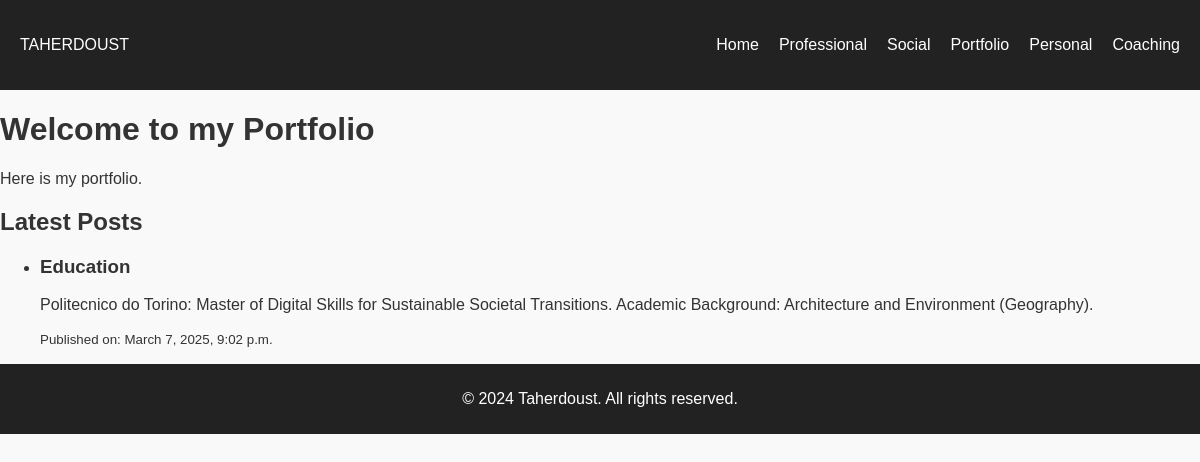
The page /portfolio/ on the database its author committed.
### weblog/models.py (models this page shows, shortened)
class Post(models.Model):
    title = models.CharField(max_length=255)  # Mandatory
    passage = models.TextField(blank=True, null=True)  # Optional
    album = models.ImageField(upload_to='albums/', blank=True, null=True)  # Optional
    summary = models.TextField(blank=True, null=True)  # Optional
    selected_picture = models.ImageField(upload_to='selected_pics/', blank=True, null=True)  # Optional
    classification = models.CharField(
        max_length=50,
        choices=[
            ('professional', 'Professional Weblog'),
            ('social', 'Social Weblog'),
            ('portfolio', 'Portfolio'),
            ('personal', 'Personal Weblog'),
            ('coaching', 'Coaching Page')
        ],
        blank=True, null=True  # Optional
    )
    privacy = models.CharField(
        max_length=10,
        choices=[('public', 'Public'), ('private', 'Private')],
        blank=True, null=True  # Optional
    )
    datetime = models.DateTimeField(auto_now_add=True)  # Automatically set on creation

### weblog/views.py (the view)
# urls.py: path('portfolio/', portfolio, name='portfolio'),
def portfolio(request):
    return weblog_page(request, 'portfolio', 'My Portfolio', 'Welcome to my Portfolio', 'Here is my portfolio.')

### weblog/views.py (called while the page is built)
def weblog_page(request, classification, title, heading, description):
    posts = Post.objects.filter(classification=classification, privacy='public').order_by('-datetime')
    return render(request, 'weblog_page.html', {
        'page_title': title,
        'page_heading': heading,
        'page_description': description,
        'posts': posts
    })

### templates/weblog_page.html (shortened to what this page needs)
{% load static %}
<!DOCTYPE html>
<html lang="en">
<head>
    <link rel="stylesheet" href="{% static 'style.css' %}">
</head>
<body>
    {% include "includes/navbar.html" %}
    <div class="container">
        <h1>{{ page_heading }}</h1>
        <p>{{ page_description }}</p>
        <h2>Latest Posts</h2>
        <ul>
            {% for post in posts %}
                <li>
                    <h3>{{ post.title }}</h3>
                    <p>{{ post.summary }}</p>
                    <p><small>Published on: {{ post.datetime }}</small></p>
                </li>
            {% empty %}
                <p>No posts available yet.</p>
            {% endfor %}
        </ul>
    </div>
    {% include "includes/footer.html" %}
</body>
</html>

### static/css/style.css (style rules this page uses)
body { font-family: Arial, sans-serif; margin: 0; padding: 0; background-color: #f9f9f9; color: #333; }

### rows shown on the page
Post: title "Education", summary "Politecnico do Torino: Master of Digital Skills for Sustainable Societal Transitions. Academic Background: Architecture and Environment (Geography).", datetime "March 7, 2025, 9:02 p.m."

### other values the page prints
{{ page_heading }} "Welcome to my Portfolio"
{{ page_description }} "Here is my portfolio."
